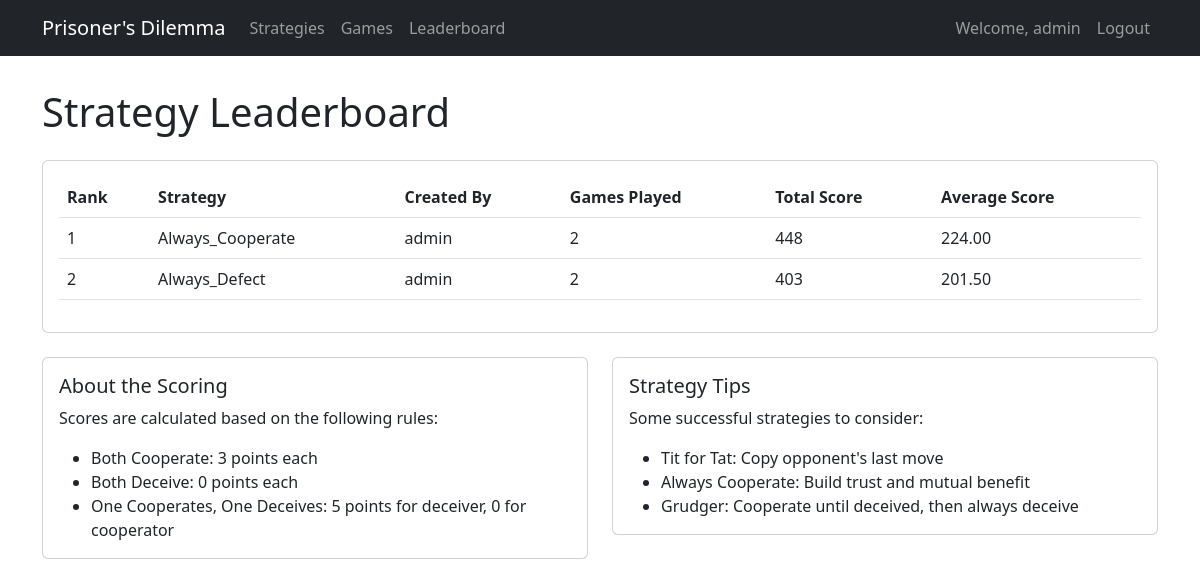
Page /leaderboard/ (signed in) on the earlier database version.
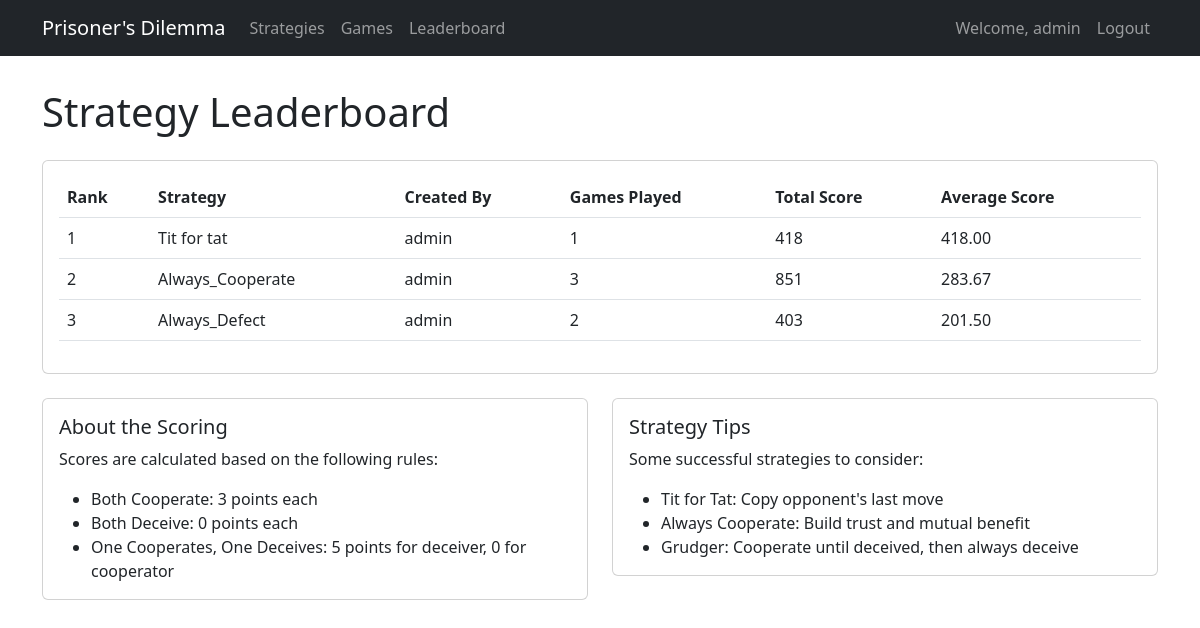
Same page on the later database version.
### dilemma_game/models.py (models this page shows, shortened)
class Strategy(models.Model):
    name = models.CharField(max_length=100)
    description = models.TextField()
    code = models.TextField()
    created_by = models.ForeignKey(User, on_delete=models.CASCADE)
    created_at = models.DateTimeField(auto_now_add=True)
    updated_at = models.DateTimeField(auto_now=True)

### dilemma_game/views.py (the view)
# urls.py: path('leaderboard/', leaderboard, name='leaderboard'),
@login_required
def leaderboard(request):
    strategies = Strategy.objects.all()
    strategy_stats = []
    for strategy in strategies:
        games_as_p1 = Game.objects.filter(strategy1=strategy, status='COMPLETED')
        games_as_p2 = Game.objects.filter(strategy2=strategy, status='COMPLETED')
        total_score = sum(g.player1_score for g in games_as_p1) + sum(g.player2_score for g in games_as_p2)
        total_games = games_as_p1.count() + games_as_p2.count()
        if total_games > 0:
            avg_score = total_score / total_games
        else:
            avg_score = 0
        strategy_stats.append({
            'strategy': strategy,
            'total_games': total_games,
            'total_score': total_score,
            'avg_score': avg_score
        })
    strategy_stats.sort(key=lambda x: x['avg_score'], reverse=True)
    return render(request, 'dilemma_game/leaderboard.html', {
        'strategy_stats': strategy_stats
    })

### dilemma_game/templates/dilemma_game/leaderboard.html (shortened to what this page needs)
{% extends 'dilemma_game/base.html' %}
{% block content %}
<div class="row">
    <div class="col-12">
        <h1 class="mb-4">Strategy Leaderboard</h1>
        {% if strategy_stats %}
        <div class="card">
            <div class="card-body">
                <div class="table-responsive">
                    <table class="table table-hover">
                        <thead>
                            <tr>
                                <th>Rank</th>
                                <th>Strategy</th>
                                <th>Created By</th>
                                <th>Games Played</th>
                                <th>Total Score</th>
                                <th>Average Score</th>
                            </tr>
                        </thead>
                        <tbody>
                            {% for stat in strategy_stats %}
                            <tr>
                                <td>{{ forloop.counter }}</td>
                                <td>{{ stat.strategy.name }}</td>
                                <td>{{ stat.strategy.created_by.username }}</td>
                                <td>{{ stat.total_games }}</td>
                                <td>{{ stat.total_score }}</td>
                                <td>{{ stat.avg_score|floatformat:2 }}</td>
                            </tr>
                            {% endfor %}
                        </tbody>
                    </table>
                </div>
            </div>
        </div>
        {% else %}
        <div class="alert alert-info">
            No games have been played yet.
            <a href="{% url 'game_create' %}" class="alert-link">Start a new game</a>
        </div>
        {% endif %}
    </div>
</div>
<div class="row mt-4">
    <div class="col-md-6">
        <div class="card">
            <div class="card-body">
                <h5 class="card-title">About the Scoring</h5>
                <p class="card-text">
                    Scores are calculated based on the following rules:
                </p>
                <ul class="mb-0">
                    <li>Both Cooperate: 3 points each</li>
                    <li>Both Deceive: 0 points each</li>
                    <li>One Cooperates, One Deceives: 5 points for deceiver, 0 for cooperator</li>
                </ul>
            </div>
        </div>
    </div>
    <div class="col-md-6">
        <div class="card">
            <div class="card-body">
                <h5 class="card-title">Strategy Tips</h5>
                <p class="card-text">
                    Some successful strategies to consider:
                </p>
                <ul class="mb-0">
                    <li>Tit for Tat: Copy opponent's last move</li>
                    <li>Always Cooperate: Build trust and mutual benefit</li>
                    <li>Grudger: Cooperate until deceived, then always deceive</li>
                </ul>
            </div>
        </div>
    </div>
</div>
{% endblock %}

Differences in the rows shown:
added Strategy: strategy.name "Tit for tat", strategy.created_by.username "admin", total_games "1", total_score "418", avg_score "418.00"
computed for Strategy "Always_Cooperate": total_games "2" → "3"; total_score "448" → "851"; avg_score "224.00" → "283.67"
